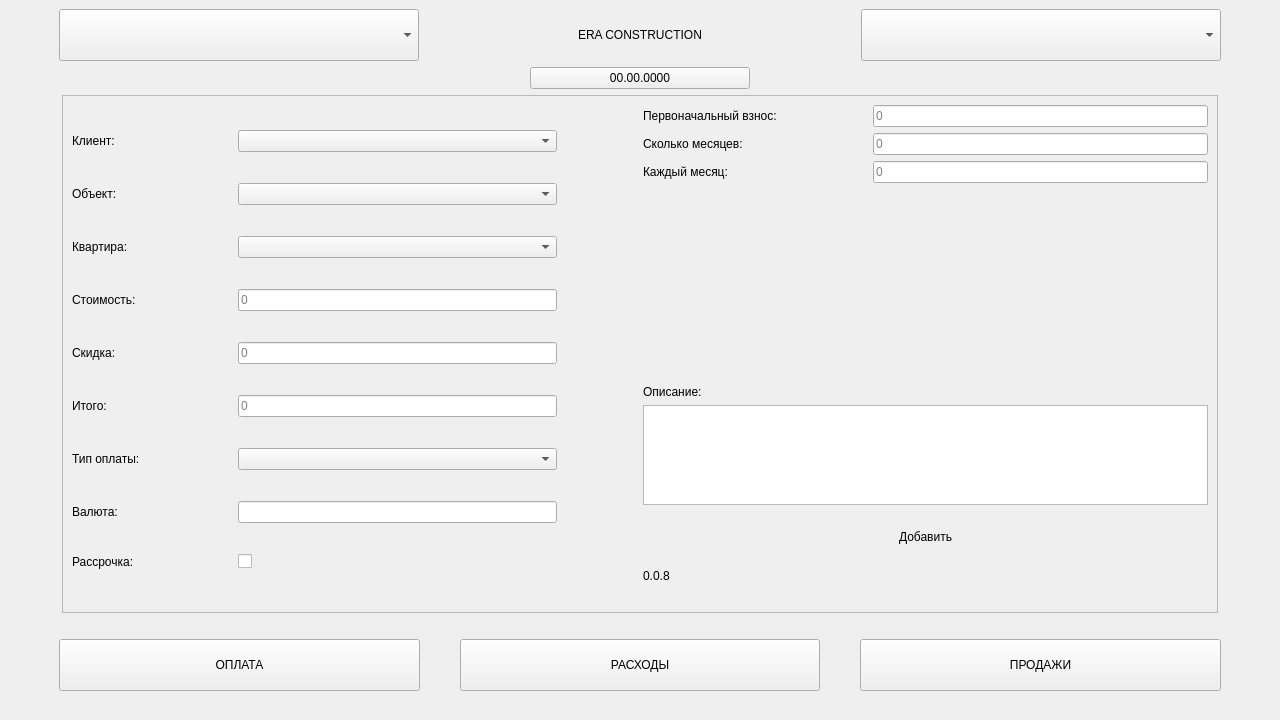
<?xml version="1.0" encoding="UTF-8"?>
<ui version="4.0">
 <class>MainWindow</class>
 <widget class="QMainWindow" name="MainWindow">
  <property name="geometry">
   <rect>
    <x>0</x>
    <y>0</y>
    <width>1280</width>
    <height>720</height>
   </rect>
  </property>
  <property name="windowTitle">
   <string>MainWindow</string>
  </property>
  <widget class="QWidget" name="centralwidget">
   <layout class="QVBoxLayout" name="verticalLayout">
    <item>
     <layout class="QHBoxLayout" name="horizontalLayout">
      <property name="spacing">
       <number>0</number>
      </property>
      <property name="sizeConstraint">
       <enum>QLayout::SetDefaultConstraint</enum>
      </property>
      <property name="leftMargin">
       <number>50</number>
      </property>
      <property name="rightMargin">
       <number>50</number>
      </property>
      <item>
       <widget class="QComboBox" name="reportsButton">
        <property name="minimumSize">
         <size>
          <width>0</width>
          <height>52</height>
         </size>
        </property>
        <property name="maximumSize">
         <size>
          <width>360</width>
          <height>16777215</height>
         </size>
        </property>
        <property name="placeholderText">
         <string>ОТЧЕТЫ</string>
        </property>
        <item>
         <property name="text">
          <string>ПО ТИПАМ ОПЛАТ</string>
         </property>
        </item>
        <item>
         <property name="text">
          <string>ПО ОБЪЕКТАМ</string>
         </property>
        </item>
        <item>
         <property name="text">
          <string>ПО РАСХОДАМ</string>
         </property>
        </item>
        <item>
         <property name="text">
          <string>ПО КЛИЕНТАМ</string>
         </property>
        </item>
        <item>
         <property name="text">
          <string>ПО КВАРТИРАМ</string>
         </property>
        </item>
        <item>
         <property name="text">
          <string>ДОЛГИ</string>
         </property>
        </item>
        <item>
         <property name="text">
          <string>ОБЩИЙ</string>
         </property>
        </item>
       </widget>
      </item>
      <item alignment="Qt::AlignHCenter|Qt::AlignVCenter">
       <widget class="QLabel" name="EcoTaxi">
        <property name="minimumSize">
         <size>
          <width>0</width>
          <height>0</height>
         </size>
        </property>
        <property name="text">
         <string>ERA CONSTRUCTION</string>
        </property>
       </widget>
      </item>
      <item>
       <widget class="QComboBox" name="settingsButton">
        <property name="minimumSize">
         <size>
          <width>0</width>
          <height>52</height>
         </size>
        </property>
        <property name="maximumSize">
         <size>
          <width>360</width>
          <height>16777215</height>
         </size>
        </property>
        <property name="currentText">
         <string/>
        </property>
        <property name="placeholderText">
         <string>НАСТРОЙКИ</string>
        </property>
        <item>
         <property name="text">
          <string>ОБЪЕКТЫ</string>
         </property>
        </item>
        <item>
         <property name="text">
          <string>РАСХОДЫ</string>
         </property>
        </item>
        <item>
         <property name="text">
          <string>КЛИЕНТЫ</string>
         </property>
        </item>
        <item>
         <property name="text">
          <string>ТИП ОПЛАТЫ</string>
         </property>
        </item>
        <item>
         <property name="text">
          <string>ПОЛЬЗОВАТЕЛИ</string>
         </property>
        </item>
       </widget>
      </item>
     </layout>
    </item>
    <item>
     <layout class="QHBoxLayout" name="horizontalLayout_11">
      <property name="spacing">
       <number>0</number>
      </property>
      <property name="leftMargin">
       <number>0</number>
      </property>
      <property name="rightMargin">
       <number>0</number>
      </property>
      <item>
       <widget class="QPushButton" name="dateButton">
        <property name="minimumSize">
         <size>
          <width>220</width>
          <height>0</height>
         </size>
        </property>
        <property name="maximumSize">
         <size>
          <width>220</width>
          <height>16777215</height>
         </size>
        </property>
        <property name="text">
         <string>00.00.0000</string>
        </property>
       </widget>
      </item>
     </layout>
    </item>
    <item>
     <layout class="QHBoxLayout" name="horizontalLayout_2" stretch="0">
      <property name="spacing">
       <number>50</number>
      </property>
      <property name="leftMargin">
       <number>50</number>
      </property>
      <property name="rightMargin">
       <number>50</number>
      </property>
      <item>
       <widget class="QFrame" name="frame">
        <property name="maximumSize">
         <size>
          <width>1156</width>
          <height>520</height>
         </size>
        </property>
        <property name="frameShape">
         <enum>QFrame::StyledPanel</enum>
        </property>
        <property name="frameShadow">
         <enum>QFrame::Raised</enum>
        </property>
        <layout class="QHBoxLayout" name="horizontalLayout_4">
         <item>
          <layout class="QVBoxLayout" name="verticalLayout_3">
           <property name="leftMargin">
            <number>0</number>
           </property>
           <property name="rightMargin">
            <number>80</number>
           </property>
           <item>
            <layout class="QHBoxLayout" name="horizontalLayout_3" stretch="1,2">
             <item>
              <widget class="QLabel" name="clientLabel">
               <property name="text">
                <string>Клиент:</string>
               </property>
              </widget>
             </item>
             <item>
              <widget class="QComboBox" name="clientBox">
               <property name="maximumSize">
                <size>
                 <width>319</width>
                 <height>16777215</height>
                </size>
               </property>
              </widget>
             </item>
            </layout>
           </item>
           <item>
            <layout class="QHBoxLayout" name="horizontalLayout_5" stretch="1,2">
             <item>
              <widget class="QLabel" name="objectLabel">
               <property name="text">
                <string>Объект:</string>
               </property>
              </widget>
             </item>
             <item>
              <widget class="QComboBox" name="objectBox"/>
             </item>
            </layout>
           </item>
           <item>
            <layout class="QHBoxLayout" name="horizontalLayout_6" stretch="1,2">
             <item>
              <widget class="QLabel" name="apartmentLabel">
               <property name="text">
                <string>Квартира:</string>
               </property>
              </widget>
             </item>
             <item>
              <widget class="QComboBox" name="apartmentBox"/>
             </item>
            </layout>
           </item>
           <item>
            <layout class="QHBoxLayout" name="horizontalLayout_23" stretch="1,2">
             <property name="spacing">
              <number>7</number>
             </property>
             <item>
              <widget class="QLabel" name="costLabel">
               <property name="text">
                <string>Стоимость:</string>
               </property>
              </widget>
             </item>
             <item>
              <widget class="QLineEdit" name="costEdit">
               <property name="enabled">
                <bool>true</bool>
               </property>
               <property name="readOnly">
                <bool>true</bool>
               </property>
               <property name="placeholderText">
                <string>0</string>
               </property>
              </widget>
             </item>
            </layout>
           </item>
           <item>
            <layout class="QHBoxLayout" name="horizontalLayout_8" stretch="1,2">
             <item>
              <widget class="QLabel" name="discountLabel">
               <property name="text">
                <string>Скидка:</string>
               </property>
              </widget>
             </item>
             <item>
              <widget class="QLineEdit" name="discountEdit">
               <property name="placeholderText">
                <string>0</string>
               </property>
              </widget>
             </item>
            </layout>
           </item>
           <item>
            <layout class="QHBoxLayout" name="horizontalLayout_7" stretch="1,2">
             <item>
              <widget class="QLabel" name="totalLabel">
               <property name="text">
                <string>Итого:</string>
               </property>
              </widget>
             </item>
             <item>
              <widget class="QLineEdit" name="totalEdit">
               <property name="readOnly">
                <bool>true</bool>
               </property>
               <property name="placeholderText">
                <string>0</string>
               </property>
              </widget>
             </item>
            </layout>
           </item>
           <item>
            <layout class="QHBoxLayout" name="horizontalLayout_12" stretch="1,2">
             <item>
              <widget class="QLabel" name="paymentTypeLabel">
               <property name="text">
                <string>Тип оплаты:</string>
               </property>
              </widget>
             </item>
             <item>
              <widget class="QComboBox" name="paymentTypeBox"/>
             </item>
            </layout>
           </item>
           <item>
            <layout class="QHBoxLayout" name="horizontalLayout_16" stretch="1,2">
             <item>
              <widget class="QLabel" name="currencyLabel">
               <property name="styleSheet">
                <string notr="true"/>
               </property>
               <property name="text">
                <string>Валюта:</string>
               </property>
              </widget>
             </item>
             <item>
              <widget class="QLineEdit" name="currencyEdit">
               <property name="readOnly">
                <bool>true</bool>
               </property>
               <property name="placeholderText">
                <string/>
               </property>
              </widget>
             </item>
            </layout>
           </item>
           <item>
            <layout class="QHBoxLayout" name="horizontalLayout_20" stretch="1,2">
             <item>
              <widget class="QLabel" name="installmentLabel">
               <property name="text">
                <string>Рассрочка:</string>
               </property>
              </widget>
             </item>
             <item>
              <widget class="QCheckBox" name="installmentCheckBox">
               <property name="text">
                <string/>
               </property>
              </widget>
             </item>
            </layout>
           </item>
          </layout>
         </item>
         <item>
          <layout class="QVBoxLayout" name="verticalLayout_4">
           <item>
            <layout class="QVBoxLayout" name="verticalLayout_2">
             <item>
              <layout class="QHBoxLayout" name="horizontalLayout_14" stretch="2,3">
               <property name="spacing">
                <number>7</number>
               </property>
               <item>
                <widget class="QLabel" name="initialPaymentLabel">
                 <property name="text">
                  <string>Первоначальный взнос:</string>
                 </property>
                </widget>
               </item>
               <item>
                <widget class="QLineEdit" name="initialPaymentEdit">
                 <property name="enabled">
                  <bool>true</bool>
                 </property>
                 <property name="placeholderText">
                  <string>0</string>
                 </property>
                </widget>
               </item>
              </layout>
             </item>
             <item>
              <layout class="QHBoxLayout" name="horizontalLayout_22" stretch="2,3">
               <property name="spacing">
                <number>7</number>
               </property>
               <item>
                <widget class="QLabel" name="monthQuantityLabel">
                 <property name="text">
                  <string>Сколько месяцев:</string>
                 </property>
                </widget>
               </item>
               <item>
                <widget class="QLineEdit" name="monthQuantityEdit">
                 <property name="readOnly">
                  <bool>false</bool>
                 </property>
                 <property name="placeholderText">
                  <string>0</string>
                 </property>
                </widget>
               </item>
              </layout>
             </item>
             <item>
              <layout class="QHBoxLayout" name="horizontalLayout_15" stretch="2,3">
               <property name="spacing">
                <number>7</number>
               </property>
               <item>
                <widget class="QLabel" name="monthlyPaymentLabel">
                 <property name="text">
                  <string>Каждый месяц:</string>
                 </property>
                </widget>
               </item>
               <item>
                <widget class="QLineEdit" name="monthlyPaymentEdit">
                 <property name="readOnly">
                  <bool>true</bool>
                 </property>
                 <property name="placeholderText">
                  <string>0</string>
                 </property>
                </widget>
               </item>
              </layout>
             </item>
            </layout>
           </item>
           <item>
            <layout class="QVBoxLayout" name="verticalLayout_7">
             <property name="topMargin">
              <number>10</number>
             </property>
             <property name="bottomMargin">
              <number>20</number>
             </property>
             <item>
              <layout class="QVBoxLayout" name="verticalLayout_6" stretch="0,1,0">
               <property name="bottomMargin">
                <number>0</number>
               </property>
               <item alignment="Qt::AlignBottom">
                <widget class="QLabel" name="descriptionLabel">
                 <property name="text">
                  <string>Описание:</string>
                 </property>
                </widget>
               </item>
               <item>
                <widget class="QTextEdit" name="descriptionEdit">
                 <property name="minimumSize">
                  <size>
                   <width>0</width>
                   <height>0</height>
                  </size>
                 </property>
                 <property name="maximumSize">
                  <size>
                   <width>16777215</width>
                   <height>100</height>
                  </size>
                 </property>
                </widget>
               </item>
               <item>
                <widget class="QPushButton" name="addEventButton">
                 <property name="minimumSize">
                  <size>
                   <width>0</width>
                   <height>52</height>
                  </size>
                 </property>
                 <property name="text">
                  <string>Добавить</string>
                 </property>
                 <property name="flat">
                  <bool>true</bool>
                 </property>
                </widget>
               </item>
              </layout>
             </item>
             <item>
              <widget class="QLabel" name="version">
               <property name="text">
                <string>0.0.8</string>
               </property>
              </widget>
             </item>
            </layout>
           </item>
          </layout>
         </item>
        </layout>
       </widget>
      </item>
     </layout>
    </item>
    <item>
     <layout class="QHBoxLayout" name="horizontalLayout_9">
      <property name="spacing">
       <number>40</number>
      </property>
      <property name="sizeConstraint">
       <enum>QLayout::SetDefaultConstraint</enum>
      </property>
      <property name="leftMargin">
       <number>50</number>
      </property>
      <property name="topMargin">
       <number>20</number>
      </property>
      <property name="rightMargin">
       <number>50</number>
      </property>
      <property name="bottomMargin">
       <number>20</number>
      </property>
      <item>
       <widget class="QPushButton" name="paymentsButton">
        <property name="minimumSize">
         <size>
          <width>0</width>
          <height>52</height>
         </size>
        </property>
        <property name="text">
         <string>ОПЛАТА</string>
        </property>
       </widget>
      </item>
      <item>
       <widget class="QPushButton" name="expensesButton">
        <property name="minimumSize">
         <size>
          <width>0</width>
          <height>52</height>
         </size>
        </property>
        <property name="text">
         <string>РАСХОДЫ</string>
        </property>
       </widget>
      </item>
      <item>
       <widget class="QPushButton" name="salesButton">
        <property name="minimumSize">
         <size>
          <width>0</width>
          <height>52</height>
         </size>
        </property>
        <property name="text">
         <string>ПРОДАЖИ</string>
        </property>
       </widget>
      </item>
     </layout>
    </item>
   </layout>
  </widget>
 </widget>
 <resources/>
 <connections/>
</ui>
